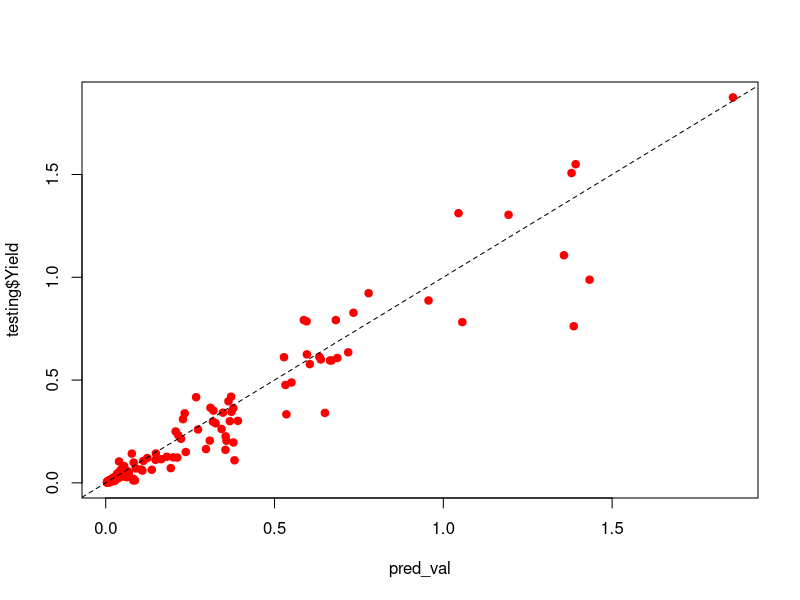
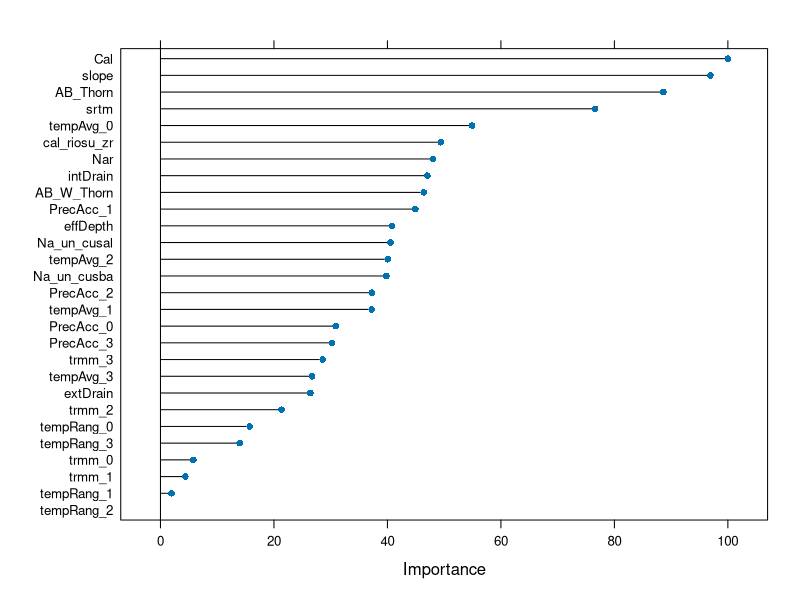
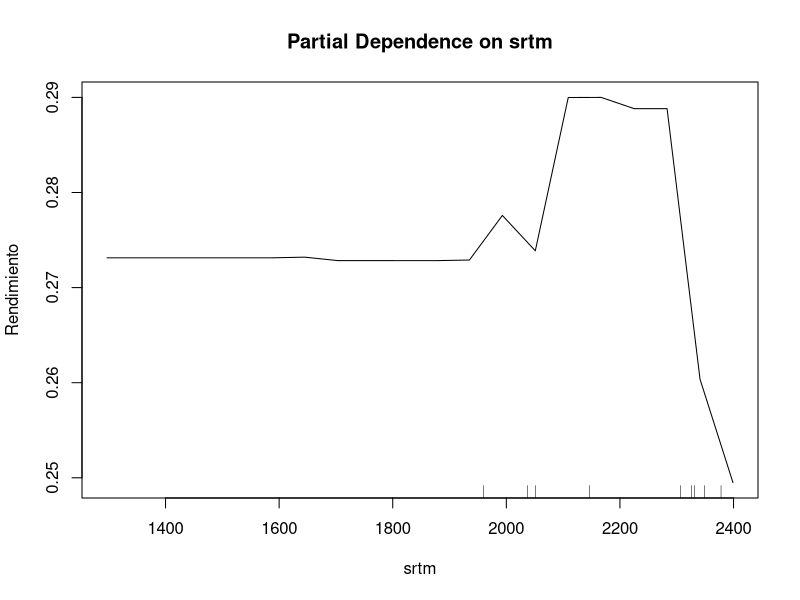

Generate these figures, in order, with R:

#Ejercicion Redes Neuronales en R
#Hugo Andres Dorado B.
#30 Mayo 2017


#install.packages("caret")
#install.packages("nnet")

rm(list=ls())

library(caret)
library(nnet)
library(randomForest)

datos_mora <- read.csv("mora_toyset.csv",row.names = 1)

datos_mora <- datos_mora[,-c(30,31)]

#Particion

set.seed(123)

runif(1)

inTrain  <- createDataPartition(y=datos_mora$Yield, p=0.7, list=F)

training <- datos_mora[inTrain,]

testing  <- datos_mora[-inTrain,]

#Normalizacion

# norm_training <- preProcess(training,method = "range")

# training_norm <- predict(norm_training,training)

# testing_norm  <- predict(norm_training,testing)

# Entrenamiento del modelo

model <- train(Yield~.,data=training,method = "rf",
                trControl = trainControl(method = "cv",number = 5),
               importance=T)


model

#Desempenio del modelo

pred_val <- predict(model,testing)

postResample(pred_val,testing$Yield)

plot(pred_val,testing$Yield,col="red",pch=19)

abline(0,1,lty=2)

#Relevancia de variables

varImp <- varImp(model)

plot(varImp)

partialPlot(model$finalModel,datos_mora,srtm,
            ylab='Rendimiento')








